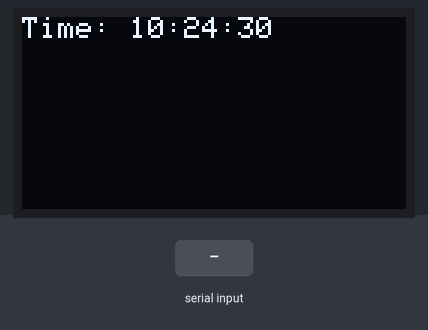
The sketch below on a simulated Arduino Uno, built with avr-gcc and run on an emulated ATmega328P. Shown: 128×64 one-colour display. The test bench sets the inputs (shaded band). The local clock reads 2024-03-15 10:24:30 at power-on unless the sketch sets it; what the sketch prints to the serial monitor is not drawn.

Above: at 0.1 s.
At 1.2 s:
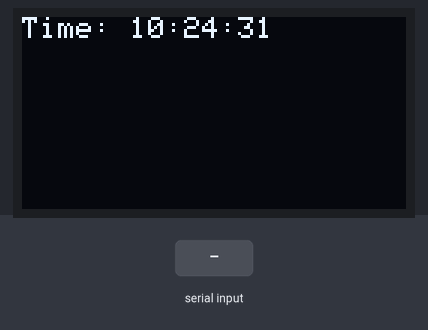
1.3 s: "1" received over Serial
At 3.9 s:
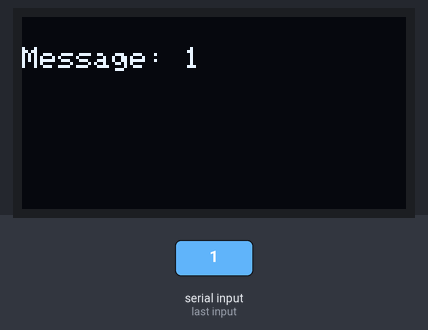
Timing chart, 0 to 5.4 s (numbered marks = the images above; inputs shaded):
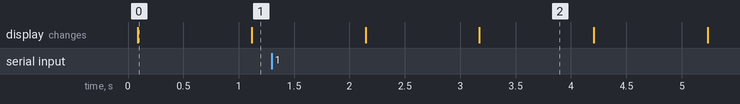

The sketch:

newcode.ino
```cpp
#include <Wire.h>
#include <Adafruit_SSD1306.h>
#include <Adafruit_GFX.h>
#include <RTClib.h>  // Include RTC library for DS3231

RTC_DS3231 rtc;  // Create an RTC object

// OLED display TWI address
#define OLED_ADDR 0x3C
Adafruit_SSD1306 display(-1);

String data;  // Variable for storing received data

void setup() {
  Serial.begin(9600);  // Sets the baud for serial data transmission
  Serial.println("Starting...");

  if (!rtc.begin()) {
    Serial.println("Couldn't find RTC");
    while (1);
  }
  if (rtc.lostPower()) {
    rtc.adjust(DateTime(F(__DATE__), F(__TIME__)));  // Set the RTC to the compile time
  }

  display.begin(SSD1306_SWITCHCAPVCC, OLED_ADDR);
  display.clearDisplay();
  display.setTextSize(1);
  display.setTextColor(WHITE);
  display.setCursor(0, 0);
  display.print("Initialized");
  display.display();

  Serial.println("Setup complete, waiting for data...");
}

void loop() {
  // Get the current time from RTC
  DateTime now = rtc.now();
  String currentTime = String(now.hour()) + ":" + String(now.minute()) + ":" + String(now.second());

  display.clearDisplay();
  display.setCursor(0, 0);
  display.print("Time: ");
  display.print(currentTime);
  display.display();

  // Check if data is coming in through the serial
  if (Serial.available() > 0) {
    data = Serial.readString();  // Read the incoming data & store it in 'data'
    Serial.println("Data received: " + data);  // Debug message to confirm receipt of data

    display.clearDisplay();
    display.setCursor(0, 10);
    display.print("Message: ");
    display.print(data);
    display.display();
  }

  delay(1000);  // Update every second
}
```

Measured:
- after the input at 1.3 s, the display: first differs from a run without the input after 1.9 s (image 2)
- what the display in image 0 shows lasts 1.0 s, from 0.1 s to 1.1 s
